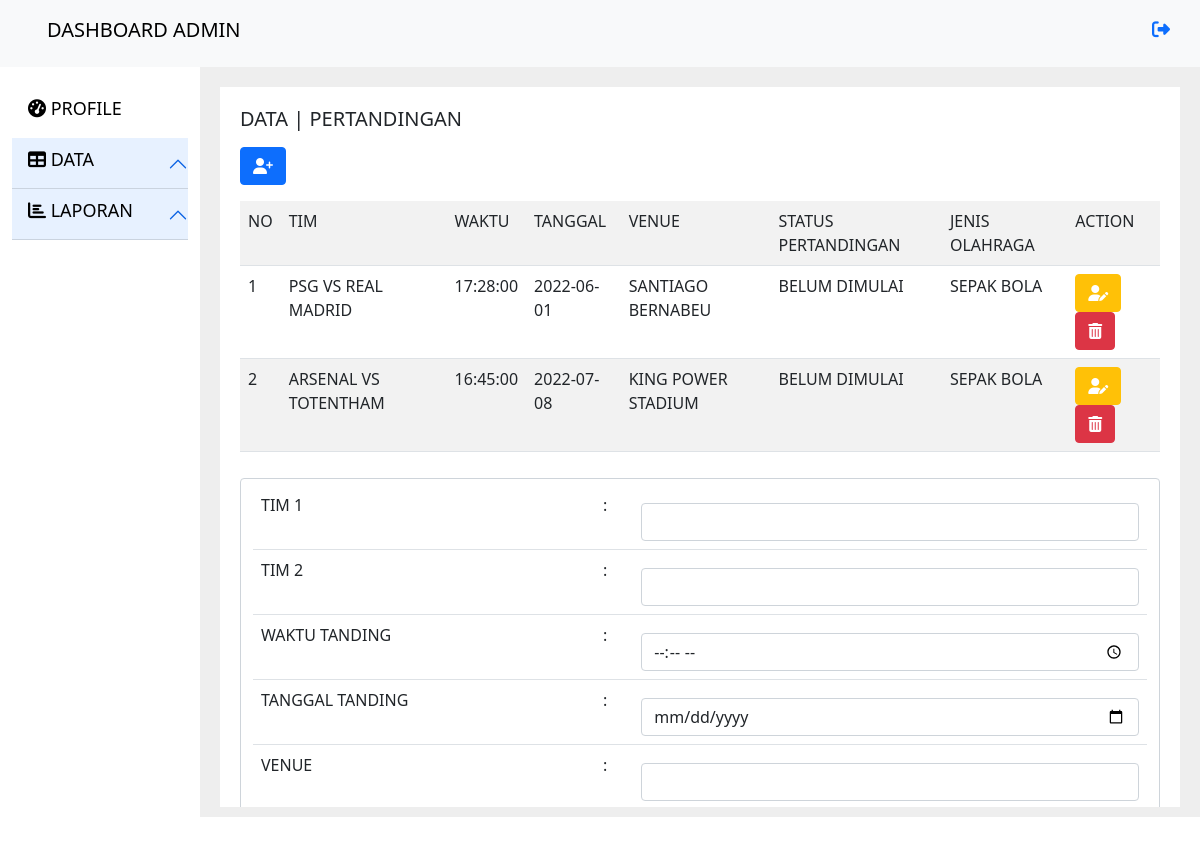
The page /admin/?halaman=admin-data-pertandingan&menu=tambah-pertandingan (signed in) on the database its author committed.
### tables this page shows
CREATE TABLE `pertandingan` (
  `idPertandingan` int(11) NOT NULL,
  `tim1` varchar(25) NOT NULL,
  `tim2` varchar(25) NOT NULL,
  `waktuTanding` time NOT NULL,
  `tanggalTanding` date NOT NULL,
  `venue` varchar(25) NOT NULL,
  `status` enum('Belum Dimulai','Selesai') NOT NULL,
  `idJenispertandingan` int(11) NOT NULL
);

CREATE TABLE `jenispertandingan` (
  `idJenispertandingan` int(11) NOT NULL,
  `namaJenispertandingan` varchar(25) NOT NULL
);

### app/view/admin/admin-tampil-pertandingan.php (the view)
<h5 class="text-uppercase mb-3">Data | Pertandingan</h5>
<a href="?halaman=admin-data-pertandingan&menu=tambah-pertandingan" class="btn btn-primary btn-md mb-3"><i class="fas fa-user-plus"></i></a>
<div class="table-responsive">
<table class="table table-striped table-hover">
	<tr>
		<td>No</td>
		<td>Tim</td>
		<td>Waktu</td>
		<td>Tanggal</td>
		<td>Venue</td>
		<td>Status Pertandingan</td>
		<td>Jenis Olahraga</td>
		<td>Action</td>
	</tr>
	<?php
	$sql  = "SELECT * FROM pertandingan a, jenispertandingan b WHERE a.idJenispertandingan = b.idJenispertandingan";
	$exe  = $conn->query($sql);
	$no = 1;
	while ($data = $exe->fetch_array()) { ?>
		<tr>
			<td><?= $no ++ ?></td>
			<td><?= $data['tim1']?> VS <?= $data['tim2']?></td>
			<td><?= $data['waktuTanding']?></td>
			<td><?= $data['tanggalTanding']?></td>
			<td><?= $data['venue']?></td>
			<td><?= $data['status']?></td>
			<td><?= $data['namaJenispertandingan']?></td>
			<td>
				<a href="?halaman=admin-data-pertandingan&menu=edit-pertandingan&id=<?= $data['idPertandingan'] ?>" class="btn btn-warning btn-md" style="color:white"><i class="fas fa-user-edit"></i></a>
				<a href="../app/model/admin/admin-delete-pertandingan.php?id=<?= $data['idPertandingan'] ?>" class="btn btn-danger btn-md"><i class="fas fa-trash-alt"></i></a>
			</td>
		</tr>
<?php }	?>
</table>
<div class="table-responsive">
<?php
	if (isset($_GET['menu'])) {
	$menu = $_GET['menu'];
	if ($menu == 'tambah-pertandingan') {
		include '../app/view/admin/admin-add-pertandingan.php';
	}else if($menu == 'edit-pertandingan'){
		include '../app/view/admin/admin-edit-pertandingan.php';
	}
}
?>

### assets/css/style.css (style rules this page uses)
table tr td { text-transform: uppercase; }

### rows shown on the page
pertandingan: tim1 "PSG", tim2 "REAL MADRID", waktuTanding "17:28:00", tanggalTanding "2022-06-01", venue "SANTIAGO BERNABEU", status "BELUM DIMULAI", idJenispertandingan.namaJenispertandingan "SEPAK BOLA"
pertandingan: tim1 "ARSENAL", tim2 "TOTENTHAM", waktuTanding "16:45:00", tanggalTanding "2022-07-08", venue "KING POWER STADIUM", status "BELUM DIMULAI", idJenispertandingan.namaJenispertandingan "SEPAK BOLA"
